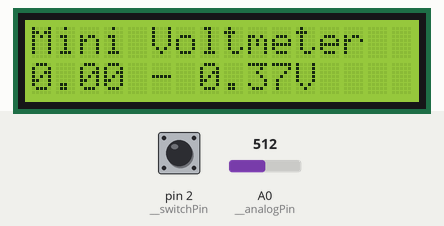
The sketch below on a simulated Arduino Uno, built with avr-gcc and run on an emulated ATmega328P. Parts: 16×2 character LCD. The inputs (shaded band) are chosen by the test bench; at power-on: pin 2 (__switchPin) LOW, A0 (__analogPin) = 512.

Above: at 1.2 s.
1.3 s: pin 2 (__switchPin) pulled HIGH for 0.15 s
At 1.7 s:
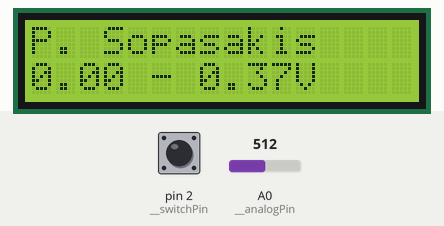
2.9 s: pin 2 (__switchPin) pulled HIGH for 1 s
At 4.0 s:
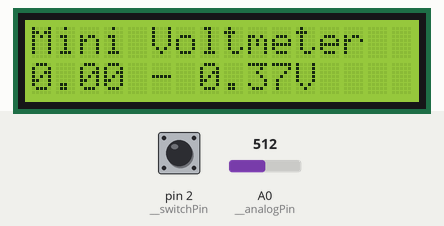
5.4 s: pin 2 (__switchPin) pulled HIGH for 3.2 s
At 5.41 s:
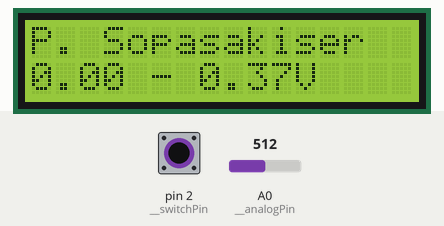
Timing chart, 0 to 8.4 s (numbered marks = the images above; inputs shaded):
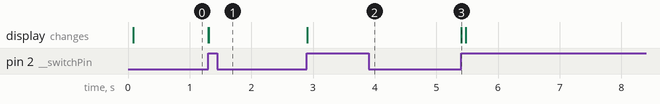

The sketch:

FirstLcdDisplay.ino
```cpp
/*
About:
  Mini Voltmeter. Using a moving average smoothing algorithm, output
  a voltage measurement to an LCD screen. At the same time, an interrupt
  caters for when a button is pressed. In that case, a message appears on
  the screen.

Circuit:
  Connect an LCD screen (2 lines x 16 characters) to pins 8-13.
  Connect the output of an inverted schmitt trigger to pin 2.
  Connect the output of an analog potentiometer to the analog pin A0.

Author:
  Pantelis Sopasakis
*/
#include <LiquidCrystal.h>
#include <RunningAverage.h>

// Constants
#define __interval  80
#define __interval_swap  80
#define __analogPin A0
#define __switchPin 2
#define __ma 50 // Moving average length
#define __headerText  "Mini Voltmeter  "

// Define the LCD screen object:
LiquidCrystal lcd(8, 9, 10, 11, 12, 13);

// Volatiles
volatile boolean flag = false;
volatile int samples = 0;

// Other Definitions
long previousMillis = 0, previousMillis_swap = 0;
unsigned long currentMillis = 0, currentMillis_swap = 0;
RunningAverage myRA(20);


void setup() {
  Serial.begin(9600);// optional - for debugging only
  pinMode(__switchPin,INPUT);
  lcd.begin(16, 2);
  lcd.print(__headerText);
  myRA.clr();
  attachInterrupt(0,swap,RISING);
}


void updateMeasurement(){
  int measurement = analogRead(__analogPin);
  myRA.add(measurement);
  samples++;
  float measurementAverage = myRA.avg();
  lcd.print("    ");
  lcd.setCursor(0,1);
  lcd.print(measurementAverage);
  lcd.print(" - ");

  lcd.print((double)map(constrain(measurementAverage,83,789),
  83,789,370,3530)/1000);
  lcd.print("V  ");
  if (samples == __ma)
  {
    samples = 0;
    myRA.clr();
  }
}

void swap(){
  flag = !flag;
}

void loop() {
  currentMillis = millis();
  if(currentMillis - previousMillis > __interval) {
    previousMillis = currentMillis;
    updateMeasurement();
  }
  currentMillis_swap = millis();
  if(currentMillis_swap - previousMillis_swap > __interval_swap) {
    lcd.setCursor(0,0);
    if (flag){
      lcd.print("P. Sopasakis");
    }
    else{
      lcd.print(__headerText);
    }
  }
}// END of file
```

Measured:
- after the input at 1.3 s, the display: first changes at once (image 1 shows a later state)
- after the input at 2.9 s, the display: changes at once (image 2)
- after the input at 5.4 s, the display: changes at once (image 3)
